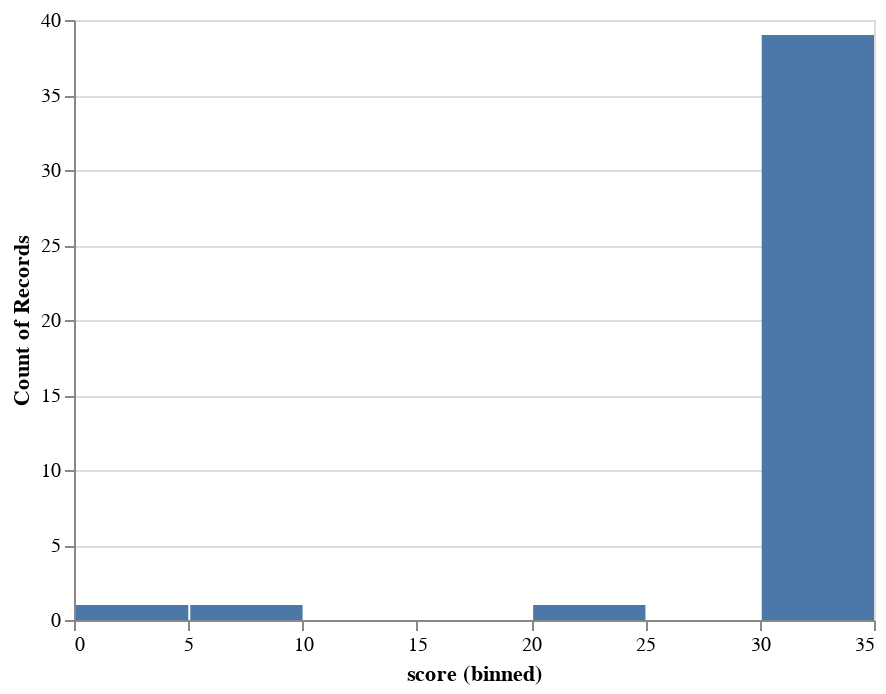

Notebook code for this chart:
### Code cell
alt.Chart(df).mark_bar().encode(
    x=alt.X('score', bin=True),
    y=alt.Y('count()')
)

### Figure 1 — Vega-Lite specification as saved in the notebook (floating-point values rounded to 4 significant figures)
{"config": {"view": {"continuousWidth": 400, "continuousHeight": 300}}, "data": {"name": "data-4249c4d66d49591318186ec7d938c93c"}, "mark": "bar", "encoding": {"x": {"bin": true, "field": "score", "type": "quantitative"}, "y": {"aggregate": "count", "type": "quantitative"}}, "$schema": "https://vega.github.io/schema/vega-lite/v4.17.0.json", "datasets": {"data-4249c4d66d49591318186ec7d938c93c": [{"id": "b5e4f131a92f45078ea3e9bc6ad977ad", "name": "models", "timestamp": null, "first_name": null, "last_name": null, "student": "Ajla Ramovic_567286_", "score": 30.0, "max_score": 38.0, "code_score": 30.0, "max_code_score": 38.0, "written_score": 0.0, "max_written_score": 0.0, "task_score": 0.0, "max_task_score": 0.0, "needs_manual_grade": true, "display_timestamp": null, "autograded": true, "submitted": true, "student_name": "Ajla Ramovic", "student_matrikel": "567286", "drop": "", "percentage": 0.79, "bonus": 1}, {"id": "1fd167faed5d4bbb8b837ff3e74820c3", "name": "models", "timestamp": null, "first_name": null, "last_name": null, "student": "Anna Lena Türke_567248_", "score": 32.0, "max_score": 38.0, "code_score": 32.0, "max_code_score": 38.0, "written_score": 0.0, "max_written_score": 0.0, "task_score": 0.0, "max_task_score": 0.0, "needs_manual_grade": false, "display_timestamp": null, "autograded": true, "submitted": true, "student_name": "Anna Lena Türke", "student_matrikel": "567248", "drop": "", "percentage": 0.84, "bonus": 1}, {"id": "071a29060f8346509a101504a2259ed3", "name": "models", "timestamp": null, "first_name": null, "last_name": null, "student": "Annika Karklis_567285_", "score": 32.0, "max_score": 38.0, "code_score": 32.0, "max_code_score": 38.0, "written_score": 0.0, "max_written_score": 0.0, "task_score": 0.0, "max_task_score": 0.0, "needs_manual_grade": false, "display_timestamp": null, "autograded": true, "submitted": true, "student_name": "Annika Karklis", "student_matrikel": "567285", "drop": "", "percentage": 0.84, "bonus": 1}, {"id": "81681ed58a5845648414f17df372752e", "name": "models", "timestamp": null, "first_name": null, "last_name": null, "student": "Annika Laux_567257_", "score": 32.0, "max_score": 38.0, "code_score": 32.0, "max_code_score": 38.0, "written_score": 0.0, "max_written_score": 0.0, "task_score": 0.0, "max_task_score": 0.0, "needs_manual_grade": false, "display_timestamp": null, "autograded": true, "submitted": true, "student_name": "Annika Laux", "student_matrikel": "567257", "drop": "", "percentage": 0.84, "bonus": 1}, {"id": "ddd68169c15442048bb3cc7999d4311b", "name": "models", "timestamp": null, "first_name": null, "last_name": null, "student": "Antonia Marie Reznicek_567275_", "score": 22.0, "max_score": 38.0, "code_score": 22.0, "max_code_score": 38.0, "written_score": 0.0, "max_written_score": 0.0, "task_score": 0.0, "max_task_score": 0.0, "needs_manual_grade": false, "display_timestamp": null, "autograded": true, "submitted": true, "student_name": "Antonia Marie Reznicek", "student_matrikel": "567275", "drop": "", "percentage": 0.58, "bonus": 0}, {"id": "e5545ac92e344156bc0dc3b1dbec00be", "name": "models", "timestamp": null, "first_name": null, "last_name": null, "student": "Charlotte Kassner_567282_", "score": 32.0, "max_score": 38.0, "code_score": 32.0, "max_code_score": 38.0, "written_score": 0.0, "max_written_score": 0.0, "task_score": 0.0, "max_task_score": 0.0, "needs_manual_grade": false, "display_timestamp": null, "autograded": true, "submitted": true, "student_name": "Charlotte Kassner", "student_matrikel": "567282", "drop": "", "percentage": 0.84, "bonus": 1}, {"id": "63eabc77758a43819ef9c1c3426d1499", "name": "models", "timestamp": null, "first_name": null, "last_name": null, "student": "Charlotte Selter_567269_", "score": 0.0, "max_score": 38.0, "code_score": 0.0, "max_code_score": 38.0, "written_score": 0.0, "max_written_score": 0.0, "task_score": 0.0, "max_task_score": 0.0, "needs_manual_grade": false, "display_timestamp": null, "autograded": true, "submitted": true, "student_name": "Charlotte Selter", "student_matrikel": "567269", "drop": "", "percentage": 0.0, "bonus": 0}, {"id": "827bad0057924e27924206f2f7b297af", "name": "models", "timestamp": null, "first_name": null, "last_name": null, "student": "Christina Albert_567255_", "score": 32.0, "max_score": 38.0, "code_score": 32.0, "max_code_score": 38.0, "written_score": 0.0, "max_written_score": 0.0, "task_score": 0.0, "max_task_score": 0.0, "needs_manual_grade": false, "display_timestamp": null, "autograded": true, "submitted": true, "student_name": "Christina Albert", "student_matrikel": "567255", "drop": "", "percentage": 0.84, "bonus": 1}, {"id": "786fa10e0b3c40e6b5808ab933d76b4d", "name": "models", "timestamp": null, "first_name": null, "last_name": null, "student": "Clara Stauber_567301_", "score": 32.0, "max_score": 38.0, "code_score": 32.0, "max_code_score": 38.0, "written_score": 0.0, "max_written_score": 0.0, "task_score": 0.0, "max_task_score": 0.0, "needs_manual_grade": false, "display_timestamp": null, "autograded": true, "submitted": true, "student_name": "Clara Stauber", "student_matrikel": "567301", "drop": "", "percentage": 0.84, "bonus": 1}, {"id": "6fe290ea697942bb87abd8f3773f47d4", "name": "models", "timestamp": null, "first_name": null, "last_name": null, "student": "Emily Scharping_567271_", "score": 32.0, "max_score": 38.0, "code_score": 32.0, "max_code_score": 38.0, "written_score": 0.0, "max_written_score": 0.0, "task_score": 0.0, "max_task_score": 0.0, "needs_manual_grade": false, "display_timestamp": null, "autograded": true, "submitted": true, "student_name": "Emily Scharping", "student_matrikel": "567271", "drop": "", "percentage": 0.84, "bonus": 1}, {"id": "31787b8335f24255b6684a135113fcac", "name": "models", "timestamp": null, "first_name": null, "last_name": null, "student": "Eva Bair_567267_", "score": 32.0, "max_score": 38.0, "code_score": 32.0, "max_code_score": 38.0, "written_score": 0.0, "max_written_score": 0.0, "task_score": 0.0, "max_task_score": 0.0, "needs_manual_grade": false, "display_timestamp": null, "autograded": true, "submitted": true, "student_name": "Eva Bair", "student_matrikel": "567267", "drop": "", "percentage": 0.84, "bonus": 1}, {"id": "24e9076a718c4f65a73eabb7c59af7b9", "name": "models", "timestamp": null, "first_name": null, "last_name": null, "student": "Fatime Shahin_567256_", "score": 32.0, "max_score": 38.0, "code_score": 32.0, "max_code_score": 38.0, "written_score": 0.0, "max_written_score": 0.0, "task_score": 0.0, "max_task_score": 0.0, "needs_manual_grade": false, "display_timestamp": null, "autograded": true, "submitted": true, "student_name": "Fatime Shahin", "student_matrikel": "567256", "drop": "", "percentage": 0.84, "bonus": 1}, {"id": "d20893b76816446f954c7e90c1966639", "name": "models", "timestamp": null, "first_name": null, "last_name": null, "student": "Georg-Juri Gentner_567260_", "score": 32.0, "max_score": 38.0, "code_score": 32.0, "max_code_score": 38.0, "written_score": 0.0, "max_written_score": 0.0, "task_score": 0.0, "max_task_score": 0.0, "needs_manual_grade": false, "display_timestamp": null, "autograded": true, "submitted": true, "student_name": "Georg-Juri Gentner", "student_matrikel": "567260", "drop": "", "percentage": 0.84, "bonus": 1}, {"id": "07948e417aa34cb8ab34c68bb99c98d6", "name": "models", "timestamp": null, "first_name": null, "last_name": null, "student": "Jana Kemper_567302_", "score": 32.0, "max_score": 38.0, "code_score": 32.0, "max_code_score": 38.0, "written_score": 0.0, "max_written_score": 0.0, "task_score": 0.0, "max_task_score": 0.0, "needs_manual_grade": false, "display_timestamp": null, "autograded": true, "submitted": true, "student_name": "Jana Kemper", "student_matrikel": "567302", "drop": "", "percentage": 0.84, "bonus": 1}, {"id": "b2ba0193665741ceb6dd52c9c2645b38", "name": "models", "timestamp": null, "first_name": null, "last_name": null, "student": "Janine Schauz_567297_", "score": 32.0, "max_score": 38.0, "code_score": 32.0, "max_code_score": 38.0, "written_score": 0.0, "max_written_score": 0.0, "task_score": 0.0, "max_task_score": 0.0, "needs_manual_grade": false, "display_timestamp": null, "autograded": true, "submitted": true, "student_name": "Janine Schauz", "student_matrikel": "567297", "drop": "", "percentage": 0.84, "bonus": 1}, {"id": "2ac73ca9c6464f60b1fdbbd3443fd39e", "name": "models", "timestamp": null, "first_name": null, "last_name": null, "student": "Janna Schweigmann_567261_", "score": 32.0, "max_score": 38.0, "code_score": 32.0, "max_code_score": 38.0, "written_score": 0.0, "max_written_score": 0.0, "task_score": 0.0, "max_task_score": 0.0, "needs_manual_grade": false, "display_timestamp": null, "autograded": true, "submitted": true, "student_name": "Janna Schweigmann", "student_matrikel": "567261", "drop": "", "percentage": 0.84, "bonus": 1}, {"id": "b1e2dfbe01f04e628d33a817d3798afd", "name": "models", "timestamp": null, "first_name": null, "last_name": null, "student": "Jonas Kielwein_567291_", "score": 6.0, "max_score": 38.0, "code_score": 6.0, "max_code_score": 38.0, "written_score": 0.0, "max_written_score": 0.0, "task_score": 0.0, "max_task_score": 0.0, "needs_manual_grade": false, "display_timestamp": null, "autograded": true, "submitted": true, "student_name": "Jonas Kielwein", "student_matrikel": "567291", "drop": "", "percentage": 0.16, "bonus": 0}, {"id": "39c34f9ae9fd4d8594a57ab250399479", "name": "models", "timestamp": null, "first_name": null, "last_name": null, "student": "Katharina Lange_567270_", "score": 32.0, "max_score": 38.0, "code_score": 32.0, "max_code_score": 38.0, "written_score": 0.0, "max_written_score": 0.0, "task_score": 0.0, "max_task_score": 0.0, "needs_manual_grade": false, "display_timestamp": null, "autograded": true, "submitted": true, "student_name": "Katharina Lange", "student_matrikel": "567270", "drop": "", "percentage": 0.84, "bonus": 1}, {"id": "9ed6db9a2f6f45d0b2593c23fe26d1ad", "name": "models", "timestamp": null, "first_name": null, "last_name": null, "student": "Katharina Stoll_567274_", "score": 32.0, "max_score": 38.0, "code_score": 32.0, "max_code_score": 38.0, "written_score": 0.0, "max_written_score": 0.0, "task_score": 0.0, "max_task_score": 0.0, "needs_manual_grade": false, "display_timestamp": null, "autograded": true, "submitted": true, "student_name": "Katharina Stoll", "student_matrikel": "567274", "drop": "", "percentage": 0.84, "bonus": 1}, {"id": "eb458dccac00442da36a53770ffb41f4", "name": "models", "timestamp": null, "first_name": null, "last_name": null, "student": "Kira Schröder_567296_", "score": 32.0, "max_score": 38.0, "code_score": 32.0, "max_code_score": 38.0, "written_score": 0.0, "max_written_score": 0.0, "task_score": 0.0, "max_task_score": 0.0, "needs_manual_grade": false, "display_timestamp": null, "autograded": true, "submitted": true, "student_name": "Kira Schröder", "student_matrikel": "567296", "drop": "", "percentage": 0.84, "bonus": 1}, {"id": "c54dd9aab40640618ebdf01323ba4994", "name": "models", "timestamp": null, "first_name": null, "last_name": null, "student": "Laura Mößner_567252_", "score": 32.0, "max_score": 38.0, "code_score": 32.0, "max_code_score": 38.0, "written_score": 0.0, "max_written_score": 0.0, "task_score": 0.0, "max_task_score": 0.0, "needs_manual_grade": false, "display_timestamp": null, "autograded": true, "submitted": true, "student_name": "Laura Mößner", "student_matrikel": "567252", "drop": "", "percentage": 0.84, "bonus": 1}, {"id": "abe645c4057b460d9f0d738d28e0d979", "name": "models", "timestamp": null, "first_name": null, "last_name": null, "student": "Lea Weiler_567287_", "score": 32.0, "max_score": 38.0, "code_score": 32.0, "max_code_score": 38.0, "written_score": 0.0, "max_written_score": 0.0, "task_score": 0.0, "max_task_score": 0.0, "needs_manual_grade": false, "display_timestamp": null, "autograded": true, "submitted": true, "student_name": "Lea Weiler", "student_matrikel": "567287", "drop": "", "percentage": 0.84, "bonus": 1}, {"id": "a0ff7d91a6644c4289acdf98ff08e3d9", "name": "models", "timestamp": null, "first_name": null, "last_name": null, "student": "Leane Fricke_567278_", "score": 32.0, "max_score": 38.0, "code_score": 32.0, "max_code_score": 38.0, "written_score": 0.0, "max_written_score": 0.0, "task_score": 0.0, "max_task_score": 0.0, "needs_manual_grade": false, "display_timestamp": null, "autograded": true, "submitted": true, "student_name": "Leane Fricke", "student_matrikel": "567278", "drop": "", "percentage": 0.84, "bonus": 1}, {"id": "c4633f68a57a4b248ce9e9c697dbf693", "name": "models", "timestamp": null, "first_name": null, "last_name": null, "student": "Leonie Marie Müller_567254_", "score": 32.0, "max_score": 38.0, "code_score": 32.0, "max_code_score": 38.0, "written_score": 0.0, "max_written_score": 0.0, "task_score": 0.0, "max_task_score": 0.0, "needs_manual_grade": false, "display_timestamp": null, "autograded": true, "submitted": true, "student_name": "Leonie Marie Müller", "student_matrikel": "567254", "drop": "", "percentage": 0.84, "bonus": 1}, {"id": "f3cc185987a7432db62387065c9aa9f4", "name": "models", "timestamp": null, "first_name": null, "last_name": null, "student": "Leonie Mink_567259_", "score": 32.0, "max_score": 38.0, "code_score": 32.0, "max_code_score": 38.0, "written_score": 0.0, "max_written_score": 0.0, "task_score": 0.0, "max_task_score": 0.0, "needs_manual_grade": false, "display_timestamp": null, "autograded": true, "submitted": true, "student_name": "Leonie Mink", "student_matrikel": "567259", "drop": "", "percentage": 0.84, "bonus": 1}, {"id": "142e3adb7bce4068a535bedb58920426", "name": "models", "timestamp": null, "first_name": null, "last_name": null, "student": "Liah Raimondo_567263_", "score": 32.0, "max_score": 38.0, "code_score": 32.0, "max_code_score": 38.0, "written_score": 0.0, "max_written_score": 0.0, "task_score": 0.0, "max_task_score": 0.0, "needs_manual_grade": false, "display_timestamp": null, "autograded": true, "submitted": true, "student_name": "Liah Raimondo", "student_matrikel": "567263", "drop": "", "percentage": 0.84, "bonus": 1}, {"id": "7983960d06ce4abfaee4f2795c00dfdb", "name": "models", "timestamp": null, "first_name": null, "last_name": null, "student": "Linus Adelmann_567294_", "score": 32.0, "max_score": 38.0, "code_score": 32.0, "max_code_score": 38.0, "written_score": 0.0, "max_written_score": 0.0, "task_score": 0.0, "max_task_score": 0.0, "needs_manual_grade": false, "display_timestamp": null, "autograded": true, "submitted": true, "student_name": "Linus Adelmann", "student_matrikel": "567294", "drop": "", "percentage": 0.84, "bonus": 1}, {"id": "d51419f5f4874872a97a9a67524725ca", "name": "models", "timestamp": null, "first_name": null, "last_name": null, "student": "Liv Bode_567258_", "score": 32.0, "max_score": 38.0, "code_score": 32.0, "max_code_score": 38.0, "written_score": 0.0, "max_written_score": 0.0, "task_score": 0.0, "max_task_score": 0.0, "needs_manual_grade": false, "display_timestamp": null, "autograded": true, "submitted": true, "student_name": "Liv Bode", "student_matrikel": "567258", "drop": "", "percentage": 0.84, "bonus": 1}, {"id": "91bc57ab64b34a069dee0a48da440468", "name": "models", "timestamp": null, "first_name": null, "last_name": null, "student": "Malin Thiel_567266_", "score": 32.0, "max_score": 38.0, "code_score": 32.0, "max_code_score": 38.0, "written_score": 0.0, "max_written_score": 0.0, "task_score": 0.0, "max_task_score": 0.0, "needs_manual_grade": false, "display_timestamp": null, "autograded": true, "submitted": true, "student_name": "Malin Thiel", "student_matrikel": "567266", "drop": "", "percentage": 0.84, "bonus": 1}, {"id": "9c28568f66214f459ff306ac58f4cc19", "name": "models", "timestamp": null, "first_name": null, "last_name": null, "student": "Marc Hunsicker_567264_", "score": 30.0, "max_score": 38.0, "code_score": 30.0, "max_code_score": 38.0, "written_score": 0.0, "max_written_score": 0.0, "task_score": 0.0, "max_task_score": 0.0, "needs_manual_grade": true, "display_timestamp": null, "autograded": true, "submitted": true, "student_name": "Marc Hunsicker", "student_matrikel": "567264", "drop": "", "percentage": 0.79, "bonus": 1}, {"id": "68f6f231a14a44bb920b1393f65fc5b5", "name": "models", "timestamp": null, "first_name": null, "last_name": null, "student": "Marius Pfarrkircher_567284_", "score": 32.0, "max_score": 38.0, "code_score": 32.0, "max_code_score": 38.0, "written_score": 0.0, "max_written_score": 0.0, "task_score": 0.0, "max_task_score": 0.0, "needs_manual_grade": false, "display_timestamp": null, "autograded": true, "submitted": true, "student_name": "Marius Pfarrkircher", "student_matrikel": "567284", "drop": "", "percentage": 0.84, "bonus": 1}, {"id": "1329a742edf44b989bc218d54690b882", "name": "models", "timestamp": null, "first_name": null, "last_name": null, "student": "Max Ihlenfeldt_567298_", "score": 32.0, "max_score": 38.0, "code_score": 32.0, "max_code_score": 38.0, "written_score": 0.0, "max_written_score": 0.0, "task_score": 0.0, "max_task_score": 0.0, "needs_manual_grade": false, "display_timestamp": null, "autograded": true, "submitted": true, "student_name": "Max Ihlenfeldt", "student_matrikel": "567298", "drop": "", "percentage": 0.84, "bonus": 1}, {"id": "26221d2ab2bc4656bcb70e13fd6a21a8", "name": "models", "timestamp": null, "first_name": null, "last_name": null, "student": "Nico Springer_567290_", "score": 32.0, "max_score": 38.0, "code_score": 32.0, "max_code_score": 38.0, "written_score": 0.0, "max_written_score": 0.0, "task_score": 0.0, "max_task_score": 0.0, "needs_manual_grade": false, "display_timestamp": null, "autograded": true, "submitted": true, "student_name": "Nico Springer", "student_matrikel": "567290", "drop": "", "percentage": 0.84, "bonus": 1}, {"id": "4ee21df9096c4790ac20bcf24396317b", "name": "models", "timestamp": null, "first_name": null, "last_name": null, "student": "Paul Horn_567249_", "score": 32.0, "max_score": 38.0, "code_score": 32.0, "max_code_score": 38.0, "written_score": 0.0, "max_written_score": 0.0, "task_score": 0.0, "max_task_score": 0.0, "needs_manual_grade": false, "display_timestamp": null, "autograded": true, "submitted": true, "student_name": "Paul Horn", "student_matrikel": "567249", "drop": "", "percentage": 0.84, "bonus": 1}, {"id": "96996e5ea4474d34afa323bf859389b9", "name": "models", "timestamp": null, "first_name": null, "last_name": null, "student": "Philipp Müller_567300_", "score": 32.0, "max_score": 38.0, "code_score": 32.0, "max_code_score": 38.0, "written_score": 0.0, "max_written_score": 0.0, "task_score": 0.0, "max_task_score": 0.0, "needs_manual_grade": false, "display_timestamp": null, "autograded": true, "submitted": true, "student_name": "Philipp Müller", "student_matrikel": "567300", "drop": "", "percentage": 0.84, "bonus": 1}, {"id": "c82587869b1d472fa5cb9bfc7b045197", "name": "models", "timestamp": null, "first_name": null, "last_name": null, "student": "Rubina Ike-Okeke_567268_", "score": 32.0, "max_score": 38.0, "code_score": 32.0, "max_code_score": 38.0, "written_score": 0.0, "max_written_score": 0.0, "task_score": 0.0, "max_task_score": 0.0, "needs_manual_grade": false, "display_timestamp": null, "autograded": true, "submitted": true, "student_name": "Rubina Ike-Okeke", "student_matrikel": "567268", "drop": "", "percentage": 0.84, "bonus": 1}, {"id": "0657a5c3b91d4c67a5696f1d10d0c6b2", "name": "models", "timestamp": null, "first_name": null, "last_name": null, "student": "Simon Haecker_567299_", "score": 32.0, "max_score": 38.0, "code_score": 32.0, "max_code_score": 38.0, "written_score": 0.0, "max_written_score": 0.0, "task_score": 0.0, "max_task_score": 0.0, "needs_manual_grade": false, "display_timestamp": null, "autograded": true, "submitted": true, "student_name": "Simon Haecker", "student_matrikel": "567299", "drop": "", "percentage": 0.84, "bonus": 1}, {"id": "45f4399ef3f24033a7aa4ad2ea216d86", "name": "models", "timestamp": null, "first_name": null, "last_name": null, "student": "Tim Dudek_567277_", "score": 32.0, "max_score": 38.0, "code_score": 32.0, "max_code_score": 38.0, "written_score": 0.0, "max_written_score": 0.0, "task_score": 0.0, "max_task_score": 0.0, "needs_manual_grade": false, "display_timestamp": null, "autograded": true, "submitted": true, "student_name": "Tim Dudek", "student_matrikel": "567277", "drop": "", "percentage": 0.84, "bonus": 1}, {"id": "4f1597bb375745d8a65807252178a7f9", "name": "models", "timestamp": null, "first_name": null, "last_name": null, "student": "Tim Starz_567288_", "score": 32.0, "max_score": 38.0, "code_score": 32.0, "max_code_score": 38.0, "written_score": 0.0, "max_written_score": 0.0, "task_score": 0.0, "max_task_score": 0.0, "needs_manual_grade": false, "display_timestamp": null, "autograded": true, "submitted": true, "student_name": "Tim Starz", "student_matrikel": "567288", "drop": "", "percentage": 0.84, "bonus": 1}, {"id": "400e564d2cfd418296adb4ae910cfd86", "name": "models", "timestamp": null, "first_name": null, "last_name": null, "student": "Yelda Yazici_567281_", "score": 32.0, "max_score": 38.0, "code_score": 32.0, "max_code_score": 38.0, "written_score": 0.0, "max_written_score": 0.0, "task_score": 0.0, "max_task_score": 0.0, "needs_manual_grade": false, "display_timestamp": null, "autograded": true, "submitted": true, "student_name": "Yelda Yazici", "student_matrikel": "567281", "drop": "", "percentage": 0.84, "bonus": 1}, {"id": "70c757ca96f149f5b0e5a8511ebe96ac", "name": "models", "timestamp": null, "first_name": null, "last_name": null, "student": "Yunus Yazici_567295_", "score": 32.0, "max_score": 38.0, "code_score": 32.0, "max_code_score": 38.0, "written_score": 0.0, "max_written_score": 0.0, "task_score": 0.0, "max_task_score": 0.0, "needs_manual_grade": false, "display_timestamp": null, "autograded": true, "submitted": true, "student_name": "Yunus Yazici", "student_matrikel": "567295", "drop": "", "percentage": 0.84, "bonus": 1}, {"id": "a05154484ce24db7bf839c7c53cadba3", "name": "models", "timestamp": null, "first_name": null, "last_name": null, "student": "schultz_carl", "score": 32.0, "max_score": 38.0, "code_score": 32.0, "max_code_score": 38.0, "written_score": 0.0, "max_written_score": 0.0, "task_score": 0.0, "max_task_score": 0.0, "needs_manual_grade": false, "display_timestamp": null, "autograded": true, "submitted": true, "student_name": "schultz", "student_matrikel": "carl", "drop": null, "percentage": 0.84, "bonus": 1}]}}
